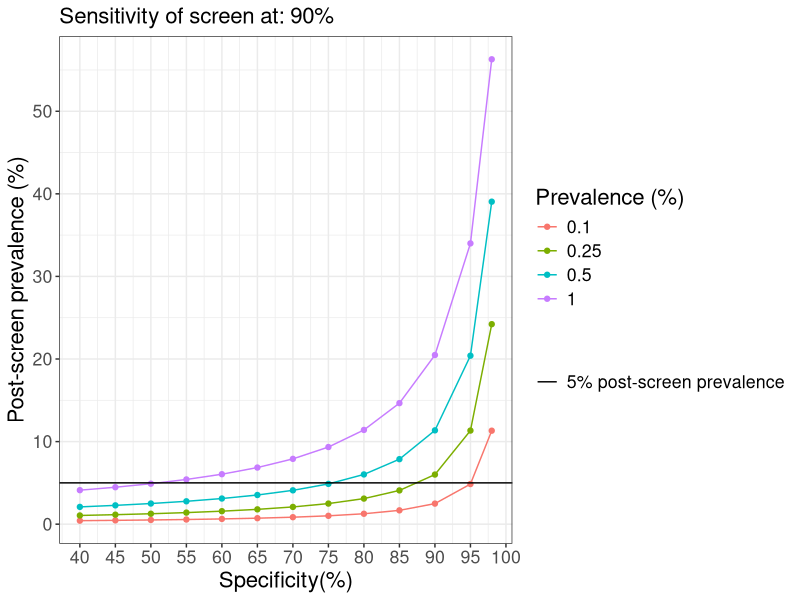

Here is the R script that generated this plot: (Note: this script raises an error after producing the figure.)
#Two screen algorithm
#High sensitivity screen (90%)
#Varied specificity


# Packages and base set-up ------------------------------------------------
rm(list=ls())
library(tidyverse)
N=100000 #screening population size
vals=c(0.4,0.45,0.5,0.55,0.6,0.65,0.7,0.75,0.8,0.85,0.9,0.95,0.98) #specificity range
startedPrevs=c(0.001,0.0025,0.005,0.01) #considered prevalences

sens1=0.9 #sensitivity of nove screen
confSens=0.9 #Sensitivity of confirmatory test
confSpec=0.96 #Specificity of confirmatory test


cxrSpec=0.70 #specificity of second screen (CXR)
cxrSens=0.85 #sensitivity of second screen (CXR)

# Simulate decision tree ---------------------------------------------------
for (p in 1:4){
  prev=startedPrevs[p]
  
  #sens1
  for (i in 1: length(vals)){
    spec1=vals[i]
    
    TBP=prev*N
    TBN=(1-prev)*N
    
    FP1=TBN*(1-spec1)
    FP2=FP1*(1-cxrSpec)
    TN1=TBN*(spec1)
    TN2=FP1*cxrSpec
    
    TP1=TBP*sens1
    TP2=TP1*cxrSens
    FN1=TBP*(1-sens1)
    FN2=TP1*(1-cxrSens)
    
    FP3=FP2*(1-confSpec)
    TB3=FP2*confSpec
    TP3=TP2*confSens
    FN3=TP2*(1-confSens)
    
    screen1Pos=TP1+FP1
    cxrScreenPos=TP2+FP2
    preTestPrev=(TP2/cxrScreenPos)
    percCorTB=TP3/TBP
    
    
    outIntermediate=t(c(prev,sens1,spec1,TBP, FP1,TP1,FN1,TN1,FP2,TP2,FP3,TP3,screen1Pos,cxrScreenPos,preTestPrev,percCorTB))
    outIntermediate=data.frame((outIntermediate))
    
    
    if (i==1& p==1){
      out=outIntermediate
    }else{
      out=rbind(out,outIntermediate)
    }
    
    
  }
  
}



colnames(out)=c("prev","sens1","spec1","TBP", "FP1","TP1","FN1","TN1","FP2","TP2","FP3","TP3","screen1Pos","cxrScreenPos","preTestPrev","percCorTB")

outFinal=out

outFinal$prev=factor(outFinal$prev*100)
outFinal$numDiagnostic=outFinal$TP2+outFinal$FP2
outFinal$yield=100*(outFinal$TP3/outFinal$numDiagnostic)
outFinal=outFinal %>% group_by(prev)
outFinal$algType="TwoStep"
outFinal$testConstraint="HighSens"
outFinal$totalCohort=N
outFinal$confirmatoryPos=outFinal$TP3+outFinal$FP3

# Figure development ------------------------------------------------------

#tested vs found
testedFound=outFinal %>% select(prev,spec1,numDiagnostic,TP3,screen1Pos,percCorTB,yield)
testedFound=testedFound %>% gather("group","value",3:7)

TBPos=testedFound%>% filter(group=="TP3")
diags=testedFound%>% filter(group=="numDiagnostic")
corTB=testedFound%>% filter(group=="percCorTB")
yield=testedFound%>% filter(group=="yield")
cxrs=testedFound %>% filter(group=="screen1Pos")

diags$prevlab=paste("Prev: ",diags$prev,"%",sep="")
corTB$prevlab=paste("Prev: ",corTB$prev,"%",sep="")
TBPos$prevlab=paste("Prev: ",corTB$prev,"%",sep="")
cxrs$prevlab=paste("Prev: ",cxrs$prev,"%",sep="")

##Manuscript visuals
#Pre-diagnostic Prevalence
figS1a=ggplot(outFinal,aes(spec1*100,preTestPrev*100,group=prev,colour=prev))+geom_point()+geom_line()+
  theme_bw()+xlab("Specificity(%)")+ylab("Post-screen prevalence (%)")+geom_hline(aes(yintercept = 5, linetype = "5% post-screen prevalence"))+
  labs(subtitle = paste("Sensitivity of screen at: ",sens1*100,"%",sep=""))+
  scale_y_continuous(breaks=seq(0,90,10))+scale_x_continuous(breaks=seq(40,100,5))+theme(legend.position = "right")+
  theme(text=element_text(size=16))+scale_linetype_manual(name="",values = c("5% post-screen prevalence" = "solid"))+
  scale_color_discrete(name="Prevalence (%)")

figS1a

ggsave(file="/Users/adenooy/Library/CloudStorage/OneDrive-Personal/AMC/TB/Screening Paper/Revision 1 - LGH/figures/Screening Figure S1A_R1.svg", plot=figS1a, width=10, height=5)




figS1b=ggplot(data=cxrs ,aes(spec1*100,value,fill="# Chest Xrays"))+geom_bar(stat="identity")+facet_wrap(.~prevlab)+
  geom_bar(data=diags,aes(spec1*100,value,fill="# Confirmatory Tests"),stat="identity")+
  theme_bw()+xlab("Screen Specificity(%)")+
  labs(subtitle = "Sensitivity of screen at 90% ")+
  scale_color_manual(name="",values=c("black","black"))+ scale_fill_manual(name="",values=c("#45C4B0","#B4CF66"))+ 
  theme(legend.position = "bottom",text=element_text(size=16))+ylab("Number of Tests")+scale_x_continuous(breaks=seq(40,100,5))

figS1b
ggsave(file="/Users/adenooy/Library/CloudStorage/OneDrive-Personal/AMC/TB/Screening Paper/Revision 1 - LGH/figures/Screening Figure S1B_R1.svg", plot=figS1b, width=10, height=5)


coeff=10
figS1c=ggplot(data=TBPos,aes(spec1*100,value,fill="Cases detected"))+geom_bar(stat="identity")+facet_wrap(.~prevlab)+
  geom_line(data=corTB,aes(x=spec1*100,y=value*100*coeff,colour="TB Case Detection (%)"))+
  geom_point(data=corTB,aes(x=spec1*100,y=value*100*coeff,colour="TB Case Detection (%)"))+
  geom_text(data=corTB,aes(x=spec1*100,y=(value)*100*coeff+100,label=round(value*100,0)))+
  theme_bw()+xlab("Screen Specificity(%)")+
  labs(subtitle = "Sensitivity of screen at 90% ")+
  scale_color_manual(name="",values=c("black","black"))+ scale_fill_manual(name="",values=c("#146152"))+ 
  theme(legend.position = "bottom",text=element_text(size=16))+ylab("Number of Individuals")+scale_x_continuous(breaks=seq(40,100,5))+
  scale_y_continuous(
    name = "Number of positive TB tests",
    sec.axis = sec_axis(~ . /coeff , name = "TB Case Detection (%)")  # transformation
  )

figS1c


ggsave(file="/Users/adenooy/Library/CloudStorage/OneDrive-Personal/AMC/TB/Screening Paper/Revision 1 - LGH/figures/Screening Figure S1C_R1.svg", plot=figS1c, width=10, height=5)


# Additional Costing ------------------------------------------------------
costDiag=8
cost_screen=2
cost_cxr=3.8

outFinal$diagCost=costDiag*outFinal$numDiagnostic
outFinal$cxrCost=cost_cxr*outFinal$screen1Pos
outFinal$total_cost_screen =outFinal$cxrCost+outFinal$diagCost+N*cost_screen

outFinal$cost_correct=outFinal$total_cost_screen/outFinal$TP3

costing_data=outFinal %>% select(prev,sens1,spec1,cost_correct)

library(RColorBrewer)

costing_data$prev=factor(costing_data$prev)
costing_data$spec1=factor(costing_data$spec1*100)

figS3c=ggplot(costing_data,aes(spec1,prev,fill=cost_correct))+geom_tile(color = "grey50",
                                                                        lwd = 0.5,
                                                                        linetype = 1)+theme_bw()+xlab("Specificity (%)")+ylab("Prevalence (%)")+
  theme(text=element_text(size=16))+
  scale_fill_distiller(
    palette = "RdYlGn",    # reversed green-to-red, use "YlGnBu" etc. for others
    direction = -1,        # -1 to flip colors (green = low, red = high)
    limits = c(0, 8500),    # set fixed min and max
    name = "Cost per correct diagnosis"
  )+geom_text(aes(label=round(cost_correct,0)))+labs(title="Two-screen - High-sensitivity Test")

figS3c

write.csv(costing_data,"/Users/adenooy/Downloads/costing_two_high_sens.csv")




